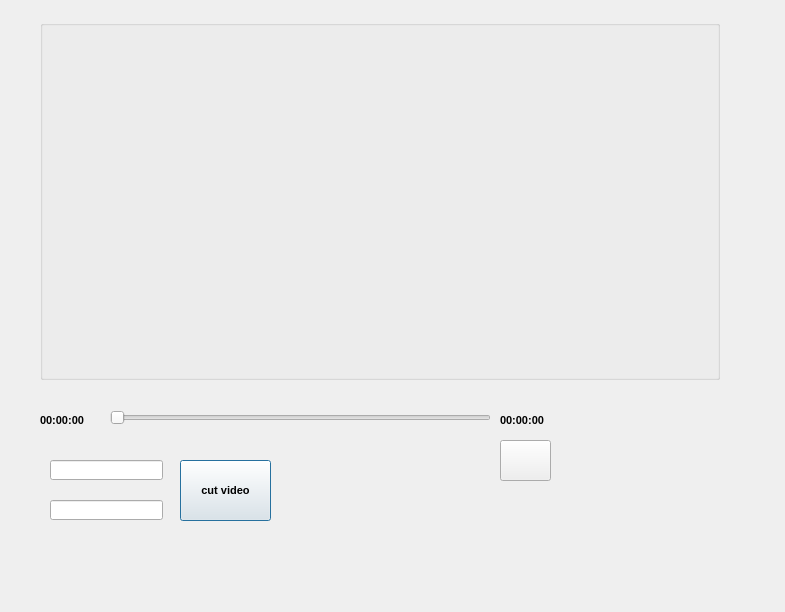
<?xml version="1.0" encoding="UTF-8"?>
<ui version="4.0">
 <class>Dialog</class>
 <widget class="QDialog" name="Dialog">
  <property name="geometry">
   <rect>
    <x>0</x>
    <y>0</y>
    <width>785</width>
    <height>612</height>
   </rect>
  </property>
  <property name="windowTitle">
   <string>Dialog</string>
  </property>
  <widget class="QGroupBox" name="groupBox_video">
   <property name="geometry">
    <rect>
     <x>40</x>
     <y>20</y>
     <width>680</width>
     <height>360</height>
    </rect>
   </property>
   <property name="title">
    <string/>
   </property>
  </widget>
  <widget class="QPushButton" name="pushButton_close">
   <property name="geometry">
    <rect>
     <x>180</x>
     <y>460</y>
     <width>91</width>
     <height>61</height>
    </rect>
   </property>
   <property name="font">
    <font>
     <pointsize>8</pointsize>
     <weight>75</weight>
     <bold>true</bold>
    </font>
   </property>
   <property name="text">
    <string>cut video</string>
   </property>
  </widget>
  <widget class="QLabel" name="label_time_now">
   <property name="geometry">
    <rect>
     <x>40</x>
     <y>410</y>
     <width>61</width>
     <height>21</height>
    </rect>
   </property>
   <property name="font">
    <font>
     <pointsize>8</pointsize>
     <weight>75</weight>
     <bold>true</bold>
    </font>
   </property>
   <property name="text">
    <string>00:00:00</string>
   </property>
  </widget>
  <widget class="QLabel" name="label_time_total">
   <property name="geometry">
    <rect>
     <x>500</x>
     <y>410</y>
     <width>61</width>
     <height>21</height>
    </rect>
   </property>
   <property name="font">
    <font>
     <pointsize>8</pointsize>
     <weight>75</weight>
     <bold>true</bold>
    </font>
   </property>
   <property name="text">
    <string>00:00:00</string>
   </property>
  </widget>
  <widget class="QSlider" name="horizontalSlider">
   <property name="geometry">
    <rect>
     <x>110</x>
     <y>410</y>
     <width>381</width>
     <height>16</height>
    </rect>
   </property>
   <property name="orientation">
    <enum>Qt::Horizontal</enum>
   </property>
  </widget>
  <widget class="QLineEdit" name="timeEdit_start">
   <property name="geometry">
    <rect>
     <x>50</x>
     <y>460</y>
     <width>113</width>
     <height>20</height>
    </rect>
   </property>
  </widget>
  <widget class="QLineEdit" name="timeEdit_end">
   <property name="geometry">
    <rect>
     <x>50</x>
     <y>500</y>
     <width>113</width>
     <height>20</height>
    </rect>
   </property>
  </widget>
  <widget class="QPushButton" name="pushButton_play_stop">
   <property name="geometry">
    <rect>
     <x>500</x>
     <y>440</y>
     <width>51</width>
     <height>41</height>
    </rect>
   </property>
   <property name="text">
    <string/>
   </property>
  </widget>
 </widget>
 <resources/>
 <connections/>
</ui>
